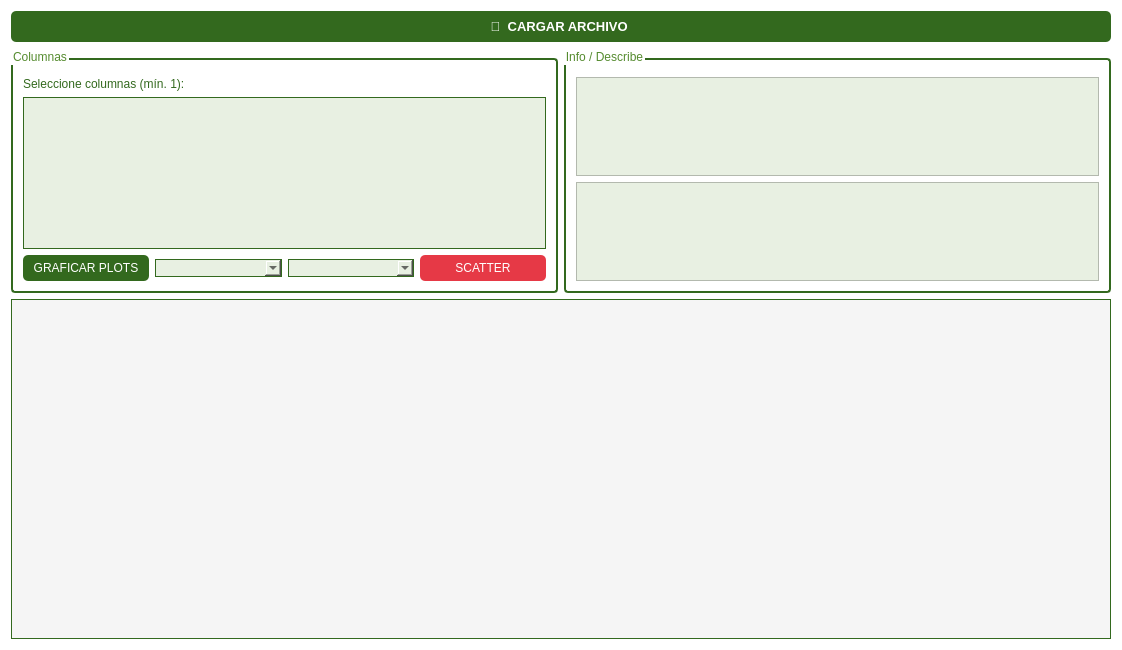
<?xml version="1.0" encoding="UTF-8"?>
<ui version="4.0">
 <class>TabularTabWidget</class>
 <widget class="QWidget" name="TabularTabWidget">
  <property name="geometry">
   <rect>
    <x>0</x>
    <y>0</y>
    <width>1122</width>
    <height>650</height>
   </rect>
  </property>
  <property name="styleSheet">
   <string>background-color: #ffffff; color: #1a1a1a;</string>
  </property>
  <layout class="QVBoxLayout" name="verticalLayout_3">
   <item>
    <widget class="QPushButton" name="btn_cargar">
     <property name="cursor">
      <cursorShape>PointingHandCursor</cursorShape>
     </property>
     <property name="toolTip">
      <string>Cargar archivo de datos médicos en formato CSV o Excel (.xlsx)</string>
     </property>
     <property name="styleSheet">
      <string>QPushButton { background-color: #33691e; color: white; border: none; padding: 8px 16px; border-radius: 5px; font-size: 13px; font-weight: bold; } QPushButton:hover { background-color: #558b2f; } QPushButton:pressed { background-color: #1b5e20; }</string>
     </property>
     <property name="text">
      <string>📂  CARGAR ARCHIVO </string>
     </property>
    </widget>
   </item>
   <item>
    <layout class="QHBoxLayout" name="horizontalLayout">
     <item>
      <widget class="QGroupBox" name="group_columnas">
       <property name="styleSheet">
        <string notr="true">QGroupBox { border: 2px solid #33691e; border-radius: 4px; margin-top: 10px; padding-top: 10px; color: #558b2f; }</string>
       </property>
       <property name="title">
        <string>Columnas</string>
       </property>
       <layout class="QVBoxLayout" name="verticalLayout">
        <item>
         <widget class="QLabel" name="lbl_seleccion">
          <property name="styleSheet">
           <string>color: #33691e;</string>
          </property>
          <property name="text">
           <string>Seleccione columnas (mín. 1):</string>
          </property>
         </widget>
        </item>
        <item>
         <widget class="QListWidget" name="lista_columnas">
          <property name="styleSheet">
           <string>QListWidget { background-color: #e8f0e2; color: #1a1a1a; border: 1px solid #33691e; } QListWidget::item:selected { background-color: #33691e; }</string>
          </property>
          <property name="selectionMode">
           <enum>QAbstractItemView::MultiSelection</enum>
          </property>
         </widget>
        </item>
        <item>
         <layout class="QHBoxLayout" name="horizontalLayout_3">
          <item>
           <widget class="QPushButton" name="btn_plot">
            <property name="styleSheet">
             <string>QPushButton { background-color: #33691e; color: white; border: none; padding: 6px; border-radius: 5px; } QPushButton:hover { background-color: #558b2f; }</string>
            </property>
            <property name="text">
             <string>GRAFICAR PLOTS</string>
            </property>
           </widget>
          </item>
          <item>
           <widget class="QComboBox" name="combo_col1">
            <property name="styleSheet">
             <string>QComboBox { background-color: #e8f0e2; color: #1a1a1a; border: 1px solid #33691e; } QComboBox QAbstractItemView { background-color: #ffffff; color: #1a1a1a; selection-background-color: #558b2f; selection-color: white; }</string>
            </property>
           </widget>
          </item>
          <item>
           <widget class="QComboBox" name="combo_col2">
            <property name="styleSheet">
             <string>QComboBox { background-color: #e8f0e2; color: #1a1a1a; border: 1px solid #33691e; } QComboBox QAbstractItemView { background-color: #ffffff; color: #1a1a1a; selection-background-color: #558b2f; selection-color: white; }</string>
            </property>
           </widget>
          </item>
          <item>
           <widget class="QPushButton" name="btn_scatter">
            <property name="styleSheet">
             <string>QPushButton { background-color: #e63946; color: white; border: none; padding: 6px; border-radius: 5px; } QPushButton:hover { background-color: #ff6b6b; }</string>
            </property>
            <property name="text">
             <string>SCATTER</string>
            </property>
           </widget>
          </item>
         </layout>
        </item>
       </layout>
      </widget>
     </item>
     <item>
      <widget class="QGroupBox" name="group_info">
       <property name="styleSheet">
        <string notr="true">QGroupBox { border: 2px solid #33691e; border-radius: 4px; margin-top: 10px; padding-top: 10px; color: #558b2f; }</string>
       </property>
       <property name="title">
        <string>Info / Describe</string>
       </property>
       <layout class="QVBoxLayout" name="verticalLayout_2">
        <item>
         <widget class="QTableWidget" name="tabla_info">
          <property name="styleSheet">
           <string>QTableWidget { background-color: #e8f0e2; color: #1a1a1a; gridline-color: #33691e; } QHeaderView::section { background-color: #33691e; color: white; }</string>
          </property>
         </widget>
        </item>
        <item>
         <widget class="QTableWidget" name="tabla_describe">
          <property name="styleSheet">
           <string>QTableWidget { background-color: #e8f0e2; color: #1a1a1a; gridline-color: #33691e; } QHeaderView::section { background-color: #33691e; color: white; }</string>
          </property>
         </widget>
        </item>
       </layout>
      </widget>
     </item>
    </layout>
   </item>
   <item>
    <widget class="QFrame" name="frame_plot">
     <property name="minimumSize">
      <size>
       <width>1100</width>
       <height>340</height>
      </size>
     </property>
     <property name="styleSheet">
      <string>background-color: #f5f5f5; border: 1px solid #33691e;</string>
     </property>
     <property name="frameShape">
      <enum>QFrame::StyledPanel</enum>
     </property>
     <property name="frameShadow">
      <enum>QFrame::Raised</enum>
     </property>
    </widget>
   </item>
  </layout>
 </widget>
 <resources/>
 <connections>
  <connection>
   <sender>btn_cargar</sender>
   <signal>clicked()</signal>
   <receiver>TabularTabWidget</receiver>
   <slot>update()</slot>
   <hints>
    <hint type="sourcelabel">
     <x>538</x>
     <y>22</y>
    </hint>
    <hint type="destinationlabel">
     <x>673</x>
     <y>49</y>
    </hint>
   </hints>
  </connection>
 </connections>
</ui>
